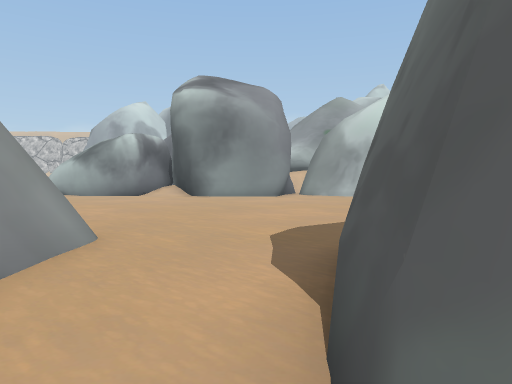
View 1 (above)

20 first-person views from a walk through a Unity game level. The camera is 1.5 m above the floor, tilts 2° down and sees 70° across. The floor is counted in squares, 2 m on a side. Each view is taken from the middle of a square. On the plan, view 1 faces up. The plan holds only what a view shows up to about 11 squares ahead; the rest is blank. The place goes on beyond the plan. The player character is not drawn. Some animated figures are left out. Some surface patterns are stand-ins.

View 2
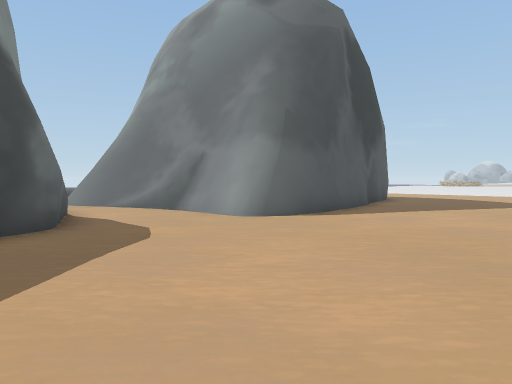

View 3
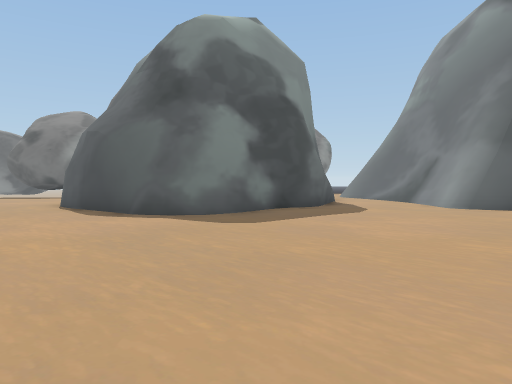

View 4
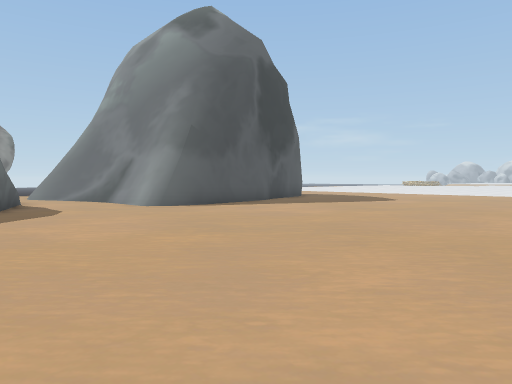

View 5
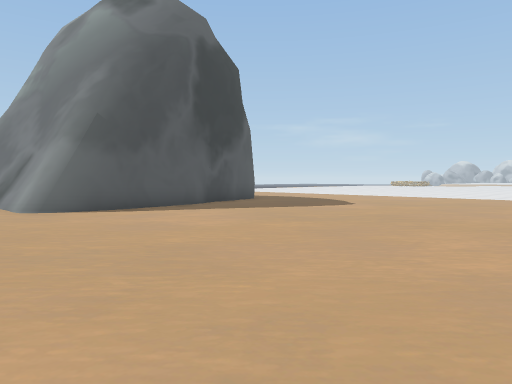

View 6
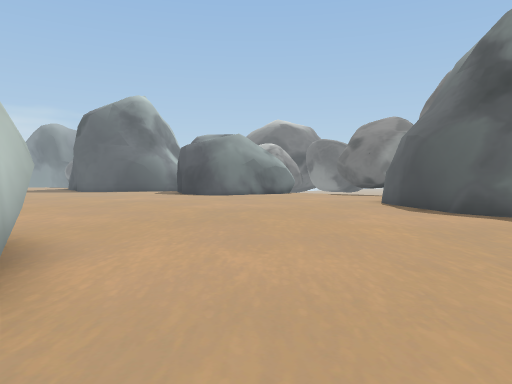

View 7
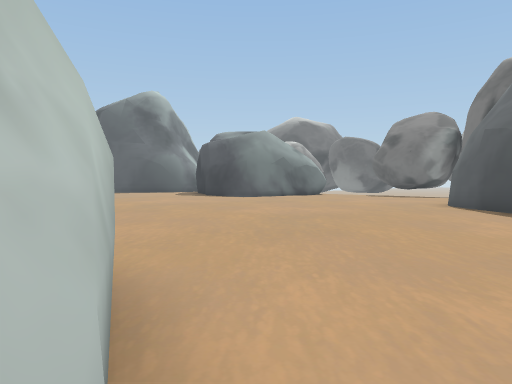

View 8
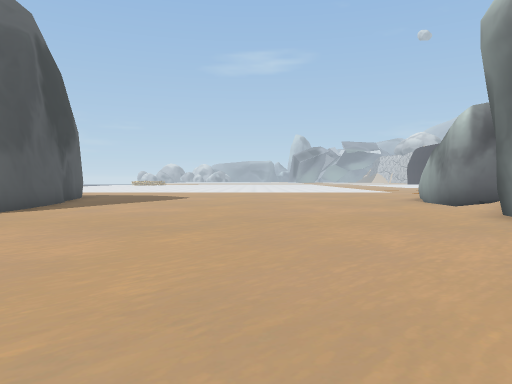

View 9
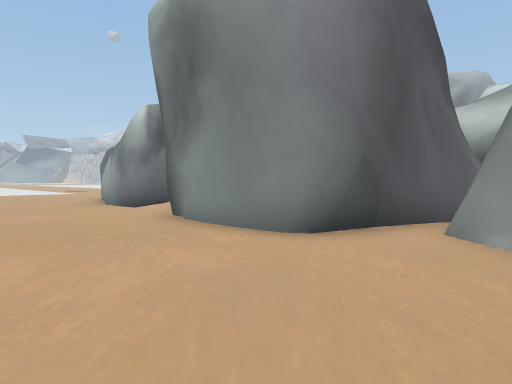

View 10
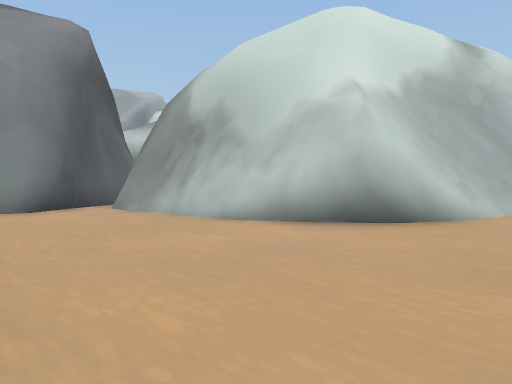

View 11
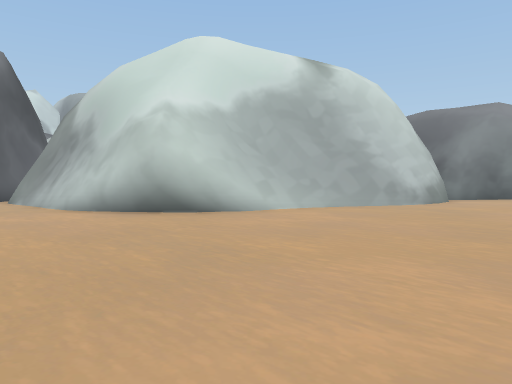

View 12
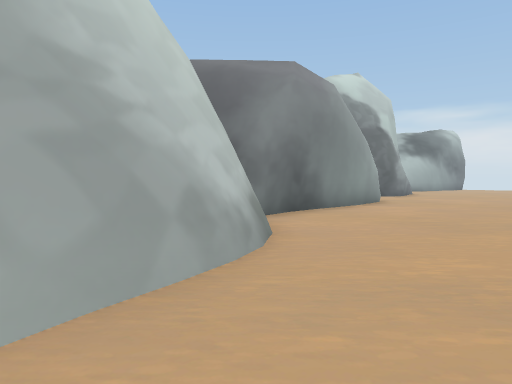

View 13
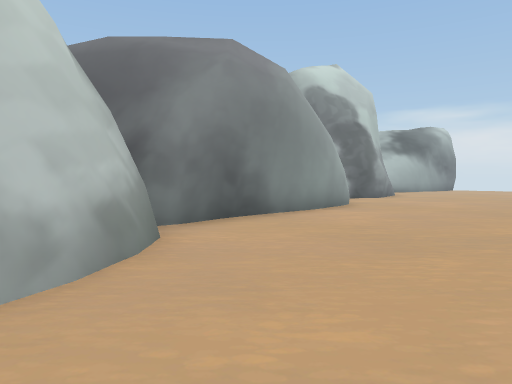

View 14
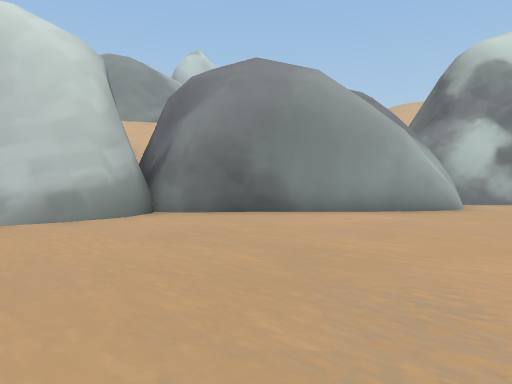

View 15
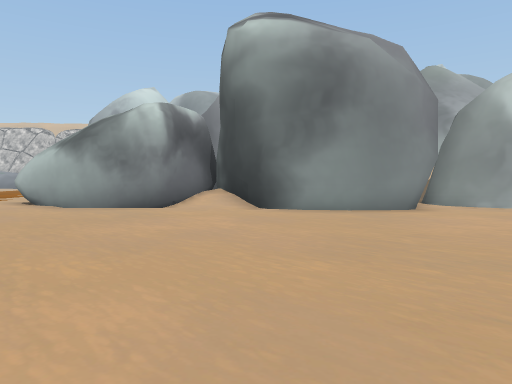

View 16
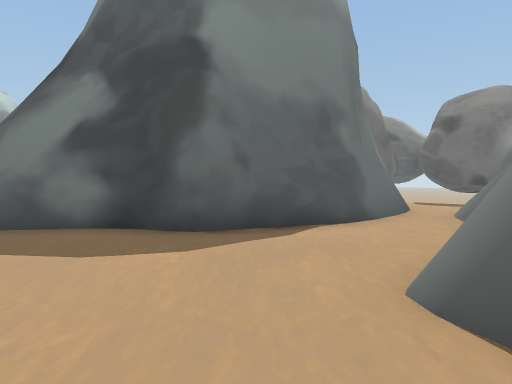

View 17
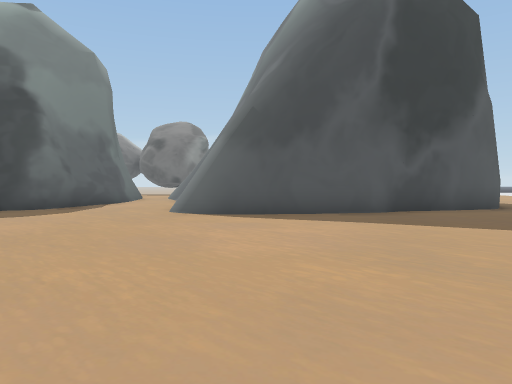

View 18
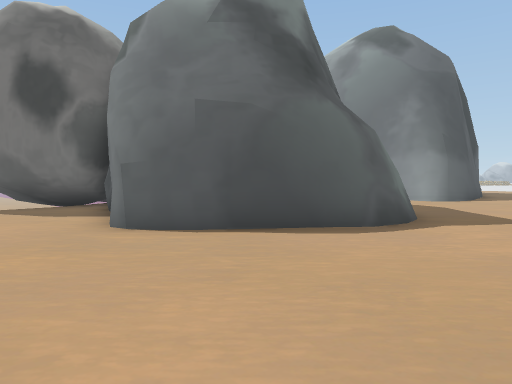

View 19
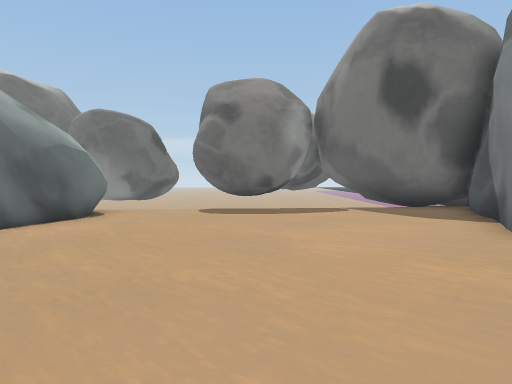

View 20
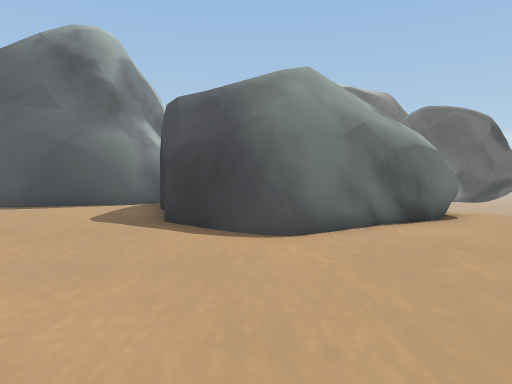

### Floor plan
Key: @ floor where view 1 was taken; # wall or solid block; . main floor; - floor 0.25 m lower than the main floor; / step, stairs or slope.
Columns run from 7 left of view 1 to 24 right of it. Each row starts with its distance up from view 1.
 20                        #########
 19         ###            #........
 18  ####   #.#           ##........
 17 ##//##  #.##       ####.........
 16 .....####..###   ###............
 15 .............#####............
 14 ..............##.............
 13 ....................... .....
 12 .......................  ...
 11 .......................   .
 10 .......................
  9 .......................
  8 ........................
  7 .............................
  6 ...........###..................
  5 .####.....#####................#
  4 ##  ##...##   ##.......####....#
  3     ##..##     #.......#    #..#
  2     ##..#     ##.......#
  1      #..#     #........#
  0      #.@#     #........#
 -1      ##.#     #........
 -2       #.#    ####.###-/
 -3        ..      ## #
 -4        ..      ##

Where each view was taken, in squares from view 1:
view 1: 0 up, 0 right, facing up
view 2: 10 up, 3 right, facing down-left
view 3: 14 up, 3 right, facing down
view 4: 14 up, 3 right, facing down-left
view 5: 14 up, 0 right, facing down-left
view 6: 15 up, 3 right, facing down-right
view 7: 15 up, 5 right, facing down-right
view 8: 11 up, 5 right, facing left
view 9: 12 up, 4 right, facing up-left
view 10: 8 up, 6 right, facing up
view 11: 6 up, 10 right, facing up
view 12: 14 up, 12 right, facing up-right
view 13: 14 up, 14 right, facing up-right
view 14: 11 up, 19 right, facing up
view 15: 7 up, 3 left, facing up
view 16: 7 up, 3 left, facing down-right
view 17: 13 up, 4 left, facing down
view 18: 9 up, 11 right, facing down-left
view 19: 8 up, 12 right, facing down
view 20: 8 up, 13 right, facing down-right
